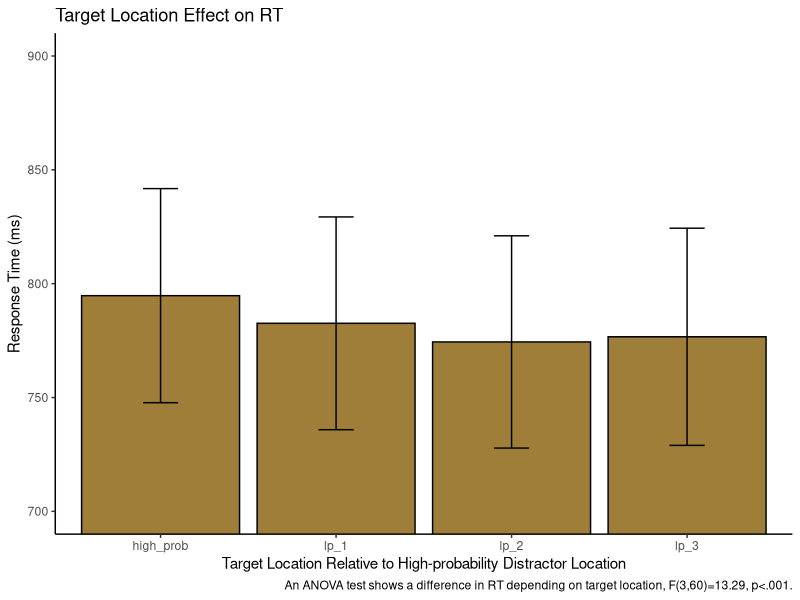
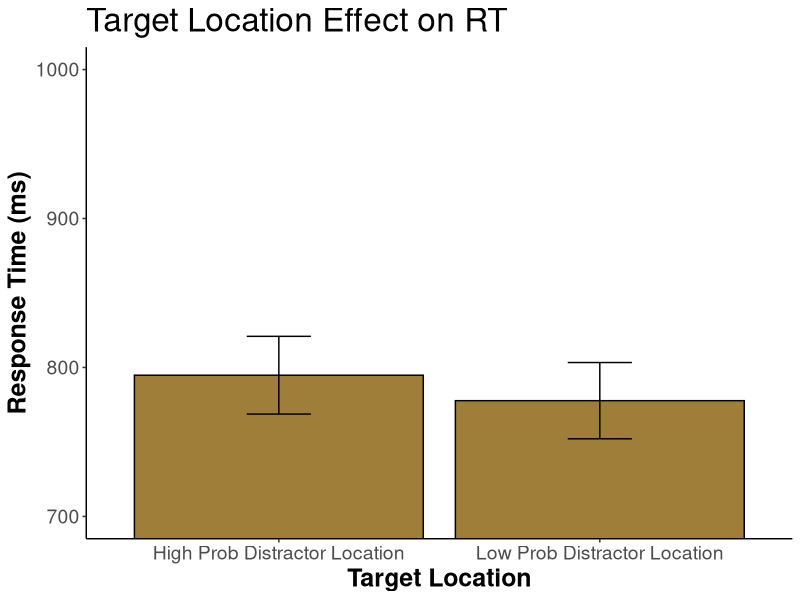
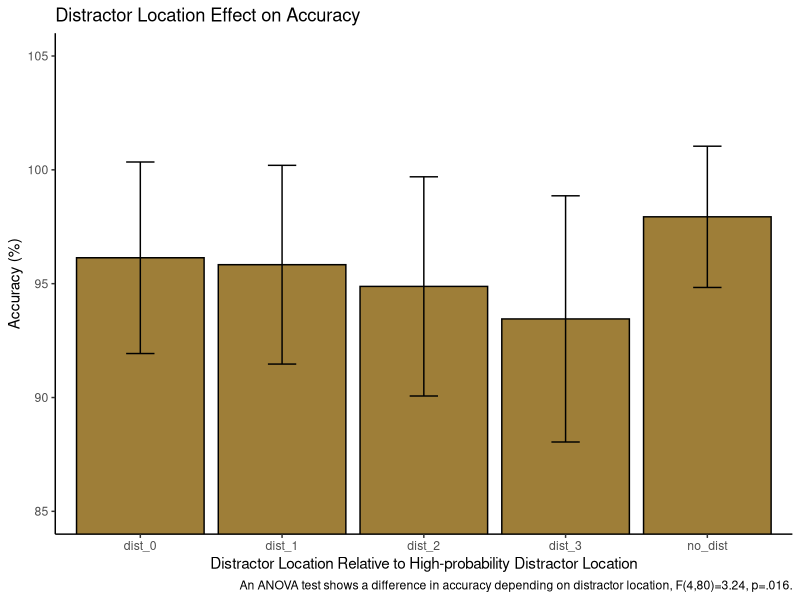
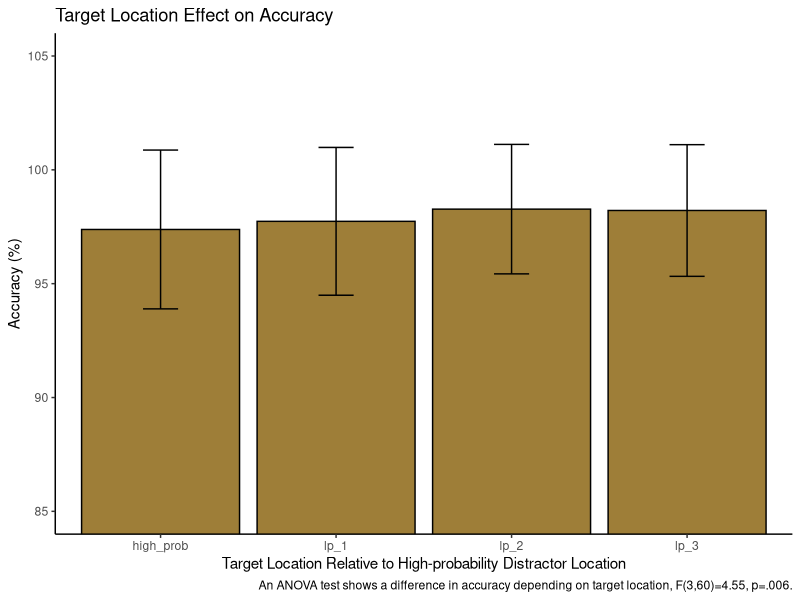

Write the R code that produced these figures, in order.
## ---- chunk 1
library(tidyverse) 
library(tidyr)
library(rstatix)
library(data.table)
library(afex)
library(emmeans)
library(psych)
## ---- chunk 2

pilot <- read_csv("p02/pilot_final.csv", show_col_types = FALSE)

pilot$relative_hp_dist[pilot$relative_hp_dist == 10] <- "no_dist"
pilot$relative_hp_dist[pilot$relative_hp_dist == 0] <- "dist_0"
pilot$relative_hp_dist[pilot$relative_hp_dist == 1] <- "dist_1"
pilot$relative_hp_dist[pilot$relative_hp_dist == 2] <- "dist_2"
pilot$relative_hp_dist[pilot$relative_hp_dist == 3] <- "dist_3"
pilot$RT <- pilot$RT *1000
  
## ---- chunk 3

block_num <- rep(c(1,2,3,4,5,6,7,8), each=60, times=21)
pilot <- cbind(pilot, block_num)

## ---- chunk 4

pilot <- pilot %>%
  mutate(relative_target=
           case_when(target_loc=="loc1" & high_prob==1 ~ 0,
                     target_loc=="loc2" & high_prob==1 ~ 1,
                     target_loc=="loc3" & high_prob==1 ~ 2,
                     target_loc=="loc4" & high_prob==1 ~ 3,
                     target_loc=="loc5" & high_prob==1 ~ 2,
                     target_loc=="loc6" & high_prob==1 ~ 1,
                     target_loc=="loc1" & high_prob==2 ~ 1,
                     target_loc=="loc2" & high_prob==2 ~ 0,
                     target_loc=="loc3" & high_prob==2 ~ 1,
                     target_loc=="loc4" & high_prob==2 ~ 2,
                     target_loc=="loc5" & high_prob==2 ~ 3,
                     target_loc=="loc6" & high_prob==2 ~ 2,
                     target_loc=="loc1" & high_prob==3 ~ 2,
                     target_loc=="loc2" & high_prob==3 ~ 1,
                     target_loc=="loc3" & high_prob==3 ~ 0,
                     target_loc=="loc4" & high_prob==3 ~ 1,
                     target_loc=="loc5" & high_prob==3 ~ 2,
                     target_loc=="loc6" & high_prob==3 ~ 3,
                     target_loc=="loc1" & high_prob==4 ~ 3,
                     target_loc=="loc2" & high_prob==4 ~ 2,
                     target_loc=="loc3" & high_prob==4 ~ 1,
                     target_loc=="loc4" & high_prob==4 ~ 0,
                     target_loc=="loc5" & high_prob==4 ~ 1,
                     target_loc=="loc6" & high_prob==4 ~ 2,
                     target_loc=="loc1" & high_prob==5 ~ 2,
                     target_loc=="loc2" & high_prob==5 ~ 3,
                     target_loc=="loc3" & high_prob==5 ~ 2,
                     target_loc=="loc4" & high_prob==5 ~ 1,
                     target_loc=="loc5" & high_prob==5 ~ 0,
                     target_loc=="loc6" & high_prob==5 ~ 1,
                     target_loc=="loc1" & high_prob==6 ~ 1,
                     target_loc=="loc2" & high_prob==6 ~ 2,
                     target_loc=="loc3" & high_prob==6 ~ 3,
                     target_loc=="loc4" & high_prob==6 ~ 2,
                     target_loc=="loc5" & high_prob==6 ~ 1,
                     target_loc=="loc6" & high_prob==6 ~ 0,))

pilot$relative_target[pilot$relative_target == 0] <- "high_prob"
pilot$relative_target[pilot$relative_target == 1] <- "lp_1"
pilot$relative_target[pilot$relative_target == 2] <- "lp_2"
pilot$relative_target[pilot$relative_target == 3] <- "lp_3"

## ---- chunk 5
xsize <- c(4, 5, 6, 7, 8, 9, 10, 11, 12, 13, 14, 15, 20, 
             25, 30, 35, 50, 100)
stds <- c(1.458, 1.68, 1.841, 1.961, 2.05, 2.12, 2.173, 
            2.22, 2.246, 2.274, 2.31, 2.326, 2.391, 2.41, 2.4305, 
            2.45, 2.48, 2.5)
## ---- chunk 6
trimmed <- pilot[pilot$acc==100, ] %>% group_by(ID, relative_hp_dist) %>%
           mutate(sdc = ifelse(length(RT)>=100,2.5,approx(xsize,stds,xout=length(RT))$y), avg = mean(RT), stdev = sd(RT)) %>%
           filter(RT <= sdc*stdev+avg & RT >=avg-(sdc*stdev) & RT >=.200) %>%
           select(ID, relative_hp_dist, RT, block_num, relative_target) %>%
           as.data.frame()


statPrep <- trimmed %>% group_by(ID, relative_hp_dist) %>% summarise(measurement=mean(RT)) %>% as.data.frame()
100-(nrow(trimmed)/nrow(pilot[pilot$acc==100, ]))*100
## ---- chunk 7

target_means <- trimmed %>%
  filter(relative_hp_dist=="no_dist") %>%
  group_by(relative_target) %>%
  summarize(mean_rts=mean(RT),
            sd_rt=sd(RT),
            n_rt=21,
            se=sd_rt/sqrt(n_rt),
            upper_limit=mean_rts+se,
            lower_limit=mean_rts-se
  )
target_means

## ---- chunk 8
ggplot(data = target_means, aes(x = relative_target, y = mean_rts)) +
  geom_bar(stat = "identity", fill="#9E7E38", color='#000000') +
  geom_errorbar(aes(ymin=lower_limit, ymax=upper_limit), width=0.2)+
  coord_cartesian(ylim = c(700,900))+
  theme_classic()+
  labs(x = "Target Location Relative to High-probability Distractor Location", y = "Response Time (ms)")+
  labs(title = "Target Location Effect on RT")+
  labs(caption = "An ANOVA test shows a difference in RT depending on target location, F(3,60)=13.29, p<.001.")
  
## ---- chunk 9

df2 <- subset(trimmed,block_num!='7' & relative_hp_dist=="no_dist")
df2 <- subset(df2,block_num!='8')
df2 <- subset(df2,block_num!='5')
df2 <- subset(df2,block_num!='6')

space2<- df2 %>%
  group_by(ID, relative_target) %>%
  summarize(rts = mean(RT)
            )
space2

## ---- chunk 10

aov_car(rts ~ relative_target + Error(ID/relative_target), data=space2)

## ---- chunk 11

space <- trimmed %>%
  subset(relative_hp_dist=="no_dist")%>%
  group_by(ID, relative_target) %>%
  summarize(rts = mean(RT),
            )
space
  
## ---- chunk 12

space_anova <- setDT(space)
space_anova <- dcast(space_anova,ID~relative_target,value.var='rts')

## ---- chunk 13

#first identify outliers - not sure what to do with them anyway so overall just ignore? maybe reason enough to get rid of ppt 11? ppt 11 was problematic in most tests
space %>%
  group_by(relative_target) %>%
  identify_outliers(rts)


#testing the normality assumption -- data is normally distributed enough because no conditions have a p-value less than .05
space %>%
  group_by(relative_target) %>%
  shapiro_test(rts)

## ---- chunk 14

res.aov <- anova_test(data = space, dv = rts, wid = ID, within = relative_target)
get_anova_table(res.aov)

## ---- chunk 15

model = aov(rts~factor(relative_target)+
                Error(factor(ID)), data=space)
summary(model)

## ---- chunk 16

model2 <- aov_car(rts ~ relative_target + Error(ID/relative_target), data=space)

model2


## ---- chunk 17

space_anova <- space_anova %>%
  mutate(low_prob = (lp_1+lp_2+lp_3)/3)

## ---- chunk 18

df_mod <- subset(space_anova, select=c(ID, high_prob, low_prob))

df_mod <- reshape2::melt(df_mod, id.var=c('ID'), variable.name= "relative_target")

## ---- chunk 19

sum_stats2 <- df_mod%>%
  group_by(relative_target)%>%
  summarize(mean_rts=mean(value),
            sd_rt=sd(value),
            n_rt=21,
            se=sd_rt/sqrt(n_rt),
            upper_limit=mean_rts+se,
            lower_limit=mean_rts-se
  )
sum_stats2

## ---- chunk 20
ggplot(data = sum_stats2, aes(x = relative_target, y = mean_rts)) +
  geom_bar(stat = "identity", fill="#9E7E38", color='#000000') +
  geom_errorbar(aes(ymin=lower_limit, ymax=upper_limit), width=0.2)+
  coord_cartesian(ylim = c(700,1000))+
  theme_classic()+
  labs(x = "Target Location", y = "Response Time (ms)")+
  labs(title = "Target Location Effect on RT")+
  #labs(caption = "A t-test shows a difference in RT depending on distractor location, t(20)=1.91, p=.035.")+
  theme(axis.text=element_text(size=14),
        axis.title=element_text(size=18,face="bold"),
        title = element_text(size = 20))+
  scale_x_discrete(labels= c("high_prob"="High Prob Distractor Location","low_prob"="Low Prob Distractor Location"))
  
  
## ---- chunk 21

t.test(x=space_anova$high_prob, y=space_anova$low_prob, alternative="greater", mu=0,paired = TRUE, conf.level = .95)

## ---- chunk 22

space_half <- setDT(space2)
space_half <- dcast(space_half,ID~relative_target,value.var='rts')

space_half <- space_half %>%
 mutate(low_prob = (lp_1+lp_2+lp_3)/3)

space_half %>%
  t.test(x=space_half$high_prob, y=space_half$low_prob, alternative="greater", mu=0,paired = TRUE, conf.level = .95)

## ---- chunk 23

df_mod2 <- subset(space_half, select=c(ID, high_prob, low_prob))
df_mod2 <- reshape2::melt(df_mod2, id.var=c('ID'), variable.name= "relative_target")

sum_stats3 <- df_mod2%>%
  group_by(relative_target)%>%
  summarize(mean_rts=mean(value),
            sd_rt=sd(value),
            n_rt=21,
            se=sd_rt/sqrt(n_rt),
            upper_limit=mean_rts+se,
            lower_limit=mean_rts-se
  )
sum_stats3

## ---- chunk 24

pilot_distacc <- pilot %>%
  group_by(relative_hp_dist) %>%
  summarize(accuracy = mean(acc),
            sd_rt=sd(acc),
            n_rt=21,
            se=sd_rt/sqrt(n_rt),
            upper_limit=accuracy+se,
            lower_limit=accuracy-se
            )
pilot_targacc <- pilot %>%
  subset(relative_hp_dist=="no_dist")%>%
  group_by(relative_target) %>%
  summarize(accuracy = mean(acc),
            sd_rt=sd(acc),
            n_rt=21,
            se=sd_rt/sqrt(n_rt),
            upper_limit=accuracy+se,
            lower_limit=accuracy-se
            )



## ---- chunk 25
ggplot(data = pilot_distacc, aes(x = relative_hp_dist, y = accuracy)) +
  geom_bar(stat = "identity", fill="#9E7E38", color='#000000') +
  geom_errorbar(aes(ymin=lower_limit, ymax=upper_limit), width=0.2)+
  coord_cartesian(ylim = c(85,105))+
  theme_classic()+
  labs(x = "Distractor Location Relative to High-probability Distractor Location", y = "Accuracy (%)")+
  labs(title = "Distractor Location Effect on Accuracy")+
  labs(caption = "An ANOVA test shows a difference in accuracy depending on distractor location, F(4,80)=3.24, p=.016.")

## ---- chunk 26
ggplot(data = pilot_targacc, aes(x = relative_target, y = accuracy)) +
  geom_bar(stat = "identity", fill="#9E7E38", color='#000000') +
  geom_errorbar(aes(ymin=lower_limit, ymax=upper_limit), width=0.2)+
  coord_cartesian(ylim = c(85,105))+
  theme_classic()+
  labs(x = "Target Location Relative to High-probability Distractor Location", y = "Accuracy (%)")+
  labs(title = "Target Location Effect on Accuracy")+
  labs(caption = "An ANOVA test shows a difference in accuracy depending on target location, F(3,60)=4.55, p=.006.")

## ---- chunk 27

pilot_dist <- pilot %>%
  group_by(ID, relative_hp_dist) %>%
  summarize(accuracy = mean(acc)
            )
pilot_dist
## ---- chunk 28

pilot_targ <- pilot %>%
  subset(relative_hp_dist=="no_dist")%>%
  group_by(ID, relative_target) %>%
  summarize(accuracy = mean(acc)
            )

pilot_targ

## ---- chunk 29

model = aov(accuracy~factor(relative_hp_dist)+
                Error(factor(ID)), data=pilot_dist)
summary(model)

## ---- chunk 30

model2 <- aov_car(accuracy ~ relative_hp_dist + Error(ID/relative_hp_dist), data=pilot_dist)

model2


## ---- chunk 31

model = aov(accuracy~factor(relative_target)+
                Error(factor(ID)), data=pilot_targ)
summary(model)

## ---- chunk 32

model2 <- aov_car(accuracy ~ relative_target + Error(ID/relative_target), data=pilot_targ)

model2


## ---- chunk 33
df3 <- subset(pilot,block_num!='7')
df3 <- subset(df3,block_num!='8')
df3 <- subset(df3,block_num!='5')
df3 <- subset(df3,block_num!='6')



## ---- chunk 34

pilot_dist3 <- df3 %>%
  group_by(ID, relative_hp_dist) %>%
  summarize(accuracy = mean(acc)
            )

## ---- chunk 35

pilot_targ3 <- df3 %>%
  subset(relative_hp_dist="no_dist")%>%
  group_by(ID, relative_target) %>%
  summarize(accuracy = mean(acc)
            )


## ---- chunk 36

aov_car(accuracy ~ relative_hp_dist + Error(ID/relative_hp_dist), data=pilot_dist3)



## ---- chunk 37

aov_car(accuracy ~ relative_target + Error(ID/relative_target), data=pilot_targ3)
